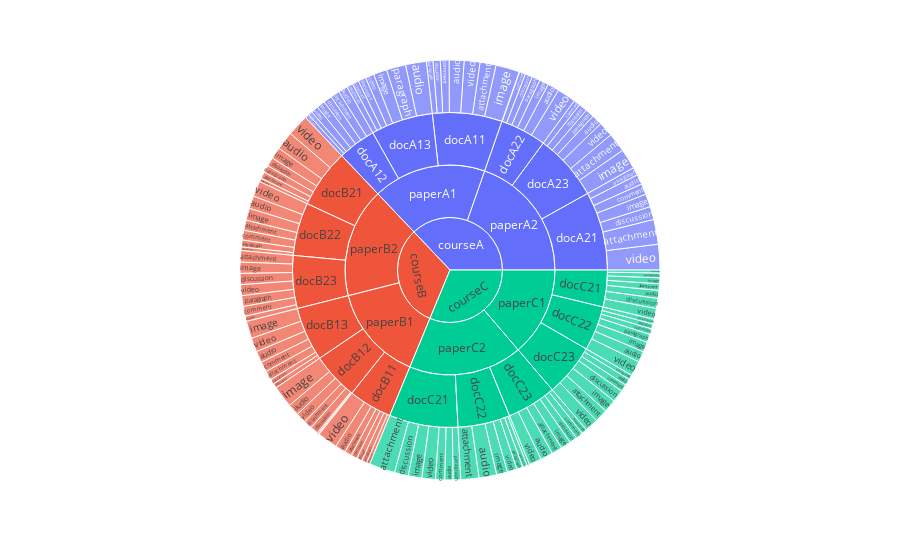

Source (notebook cell):
### Markdown cell above
### Step 1: Get the Data from Cassandra

Notice that Python only transforms the result into a table and visualise it into a sunburst chart, as the data is already prepared by Cassandra.  

The actual query can be seen in the *string* argument passed onto the make_queries_get_df() function.

### Code cell
from queries import make_queries_get_df
import pandas as pd
import chart_helper

# get data for file usage
file_usage_df = make_queries_get_df('''
SELECT course_id, paper_id, document_id, type, SUM(size) as total_file_usage_in_KB
FROM component
GROUP BY course_id, paper_id, document_id, type;
''')

#the quick_sunburst() function works as long as the columns are in the right order
#something like: 1st layer > 2nd layer > ... > values_columns
#for the chart in question: course > paper > doc > type > size
#Thanks to Cassandra, it's already grouped this way in the SELECT statement.
chart_helper.quick_sunburst(file_usage_df).show()

### Figure 1 — Plotly figure (JSON) as saved in the notebook; plotly's stock layout.template omitted (floating-point values rounded to 4 significant figures; data arrays with more than 128 entries replaced by an {"elided": "..."} marker saying what was removed)
{"data": [{"branchvalues": "total", "domain": {"x": [0, 1], "y": [0, 1]}, "hovertemplate": "labels=%{label}<br>total_file_usage_in_kb=%{value}<br>parent=%{parent}<br>id=%{id}<extra></extra>", "ids": {"elided": "153 str values"}, "labels": {"elided": "153 str values"}, "name": "", "parents": {"elided": "153 str values"}, "type": "sunburst", "values": {"elided": "153 int values"}}], "layout": {"legend": {"tracegroupgap": 0}, "margin": {"t": 60}}}
